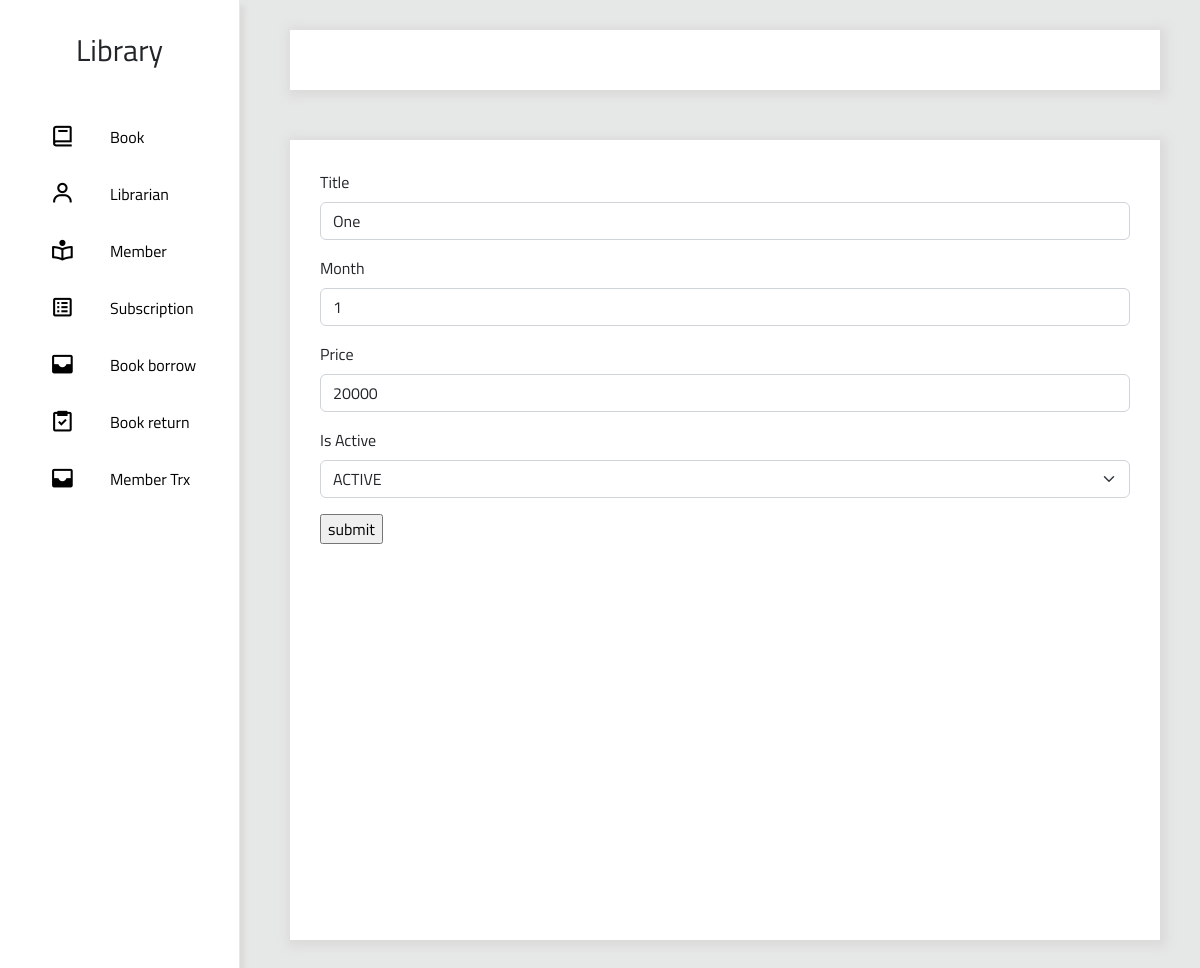
/index.php/subscription/edit/4, run on the app's committed database.
### tables this page shows
CREATE TABLE `subscriptions` (
  `id` int(11) NOT NULL,
  `title` varchar(50) NOT NULL,
  `month` tinyint(6) NOT NULL,
  `price` float NOT NULL,
  `is_active` tinyint(1) NOT NULL DEFAULT 1,
  `created_at` timestamp NULL DEFAULT NULL,
  `updated_at` timestamp NULL DEFAULT NULL
);

### application/controllers/subscription.php (called while the page is built, shortened)
<?php
class Subscription extends CI_Controller
{
    public function __construct()
    {
        $this->load->model('Subscription_model', 'subscription');
        $this->load->library('form_validation');
    }
    public function edit($id)
    {
        $data['data'] = $this->subscription->findById($id);
        $this->load->view('template/header');
        $this->load->view('template/navbar');
        $this->load->view('subscription/edit', $data);
        $this->load->view('template/footer');
    }
}

### index.php (called while the page is built, shortened)
<?php
require_once BASEPATH.'core/CodeIgniter.php';

### application/models/Subscription_model.php (called while the page is built, shortened)
<?php
class Subscription_model extends CI_Model{
    protected $table= 'subscriptions';
    public function findById($id){
        return $this->db->query("select * from $this->table where id=?",[$id])->row();
    }
}

### application/views/subscription/edit.php (the view, shortened to what this page needs)
<form action="<?= base_url('index.php/subscription/edit/' . $data->id) ?>" method="post" enctype="multipart/form-data" class="needa-validation">
  <div class="mb-3">
    <label for="exampleFormControlInput1" class="form-label">Title</label>
    <input type="text" class="form-control" value="<?= $data->title ?>" name="title" id="exampleFormControlInput1" placeholder="name@example.com">
  </div>
  <div class="mb-3">
    <label for="exampleFormControlInput1" class="form-label">Month</label>
    <input type="text" class="form-control" value="<?= $data->month ?>" name="month" id="exampleFormControlInput1" placeholder="name@example.com">
  </div>
  <div class="mb-3">
    <label for="exampleFormControlInput1" class="form-label">Price</label>
    <input type="text" class="form-control" value="<?= $data->price ?>" name="price" id="exampleFormControlInput1" placeholder="name@example.com">
  </div>
  <div class="mb-3">
    <label for="exampleFormControlInput1" class="form-label">Is Active</label>
    <select class="form-select" aria-label="Default select example" name="is_active">
  <option value="1" <?php if( $data->is_active== '1' ){ echo "selected"; } ?>>ACTIVE</option>
</select>
  </div>
  <input type="submit" value="submit">
</form>

### application/views/template/header.php (style rules this page uses)
* { font-family: 'Titillium Web', sans-serif }
body { background-color: #e6e8e8; }
* { text-decoration: none; }

### data on the page
subscriptions: title "One", month "1", price "20000", is_active "ACTIVE"
